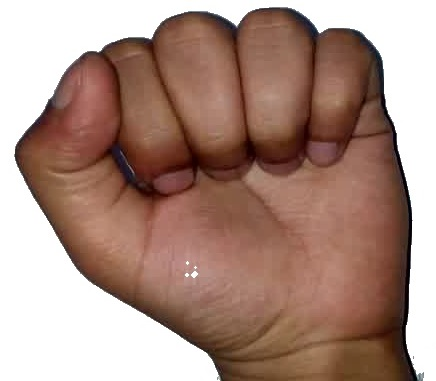
#> input picture Trabajo 3/Codigo/Utilities/31.jpg, 436 x 381 px
$ python -i test.py   (imports and definitions only)
#> lines starting #> are read from the running program, lines starting #| are printed output that depends on the picture; after the words box and inside, x2 and y2 are one past the last pixel; in counts of white or black regions, pixels touching at a corner belong together
import numpy as np
import cv2
from sklearn.svm import SVC
from sklearn.cluster import MiniBatchKMeans
from sklearn.externals import joblib

def func(path):
#> called with path = '31.jpg'
    frame = cv2.imread(path)
#> frame is the input picture: shape (381, 436, 3); mean B, G, R 129.7, 141.4, 170.9
    frame = cv2.resize(frame, (128, 128))
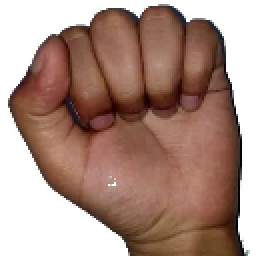
#> frame: shape (128, 128, 3) (shown 2 times larger); mean B, G, R 129.6, 141.3, 170.8
    converted2 = cv2.cvtColor(frame, cv2.COLOR_BGR2GRAY)
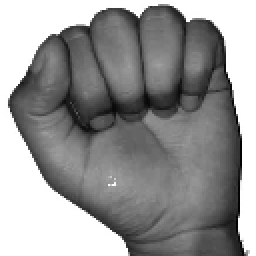
#> converted2: shape (128, 128) (shown 2 times larger); min 1, max 255, mean 148.8
    converted = cv2.cvtColor(frame, cv2.COLOR_BGR2HSV)  # Convert from RGB to HSV
#> converted: shape (128, 128, 3); mean H, S, V 11.7, 84, 170.9

    lowerBoundary = np.array([0, 40, 30], dtype="uint8")
    upperBoundary = np.array([43, 255, 254], dtype="uint8")
    skinMask = cv2.inRange(converted, lowerBoundary, upperBoundary)
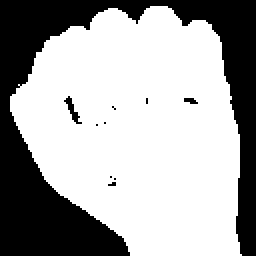
#> skinMask: shape (128, 128) (shown 2 times larger); 65.7% white; 10 black regions (8 under 20 px), largest, box (x1, y1, x2, y2) and area: (0, 0, 128, 128) 5548, (32, 48, 41, 62) 41
    skinMask = cv2.addWeighted(skinMask, 0.5, skinMask, 0.5, 0.0)

    skinMask = cv2.medianBlur(skinMask, 5)
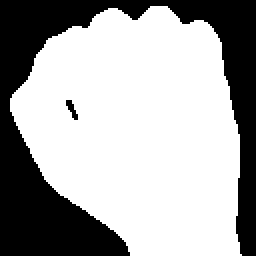
#> skinMask: shape (128, 128) (shown 2 times larger); 66% white; 2 black regions, box (x1, y1, x2, y2) and area: (0, 0, 128, 128) 5547, (33, 50, 39, 60) 29

    skin = cv2.bitwise_and(converted2, converted2, mask=skinMask)
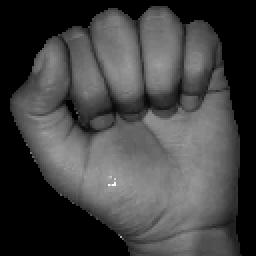
#> skin: shape (128, 128) (shown 2 times larger); min 0, max 250, mean 66.7

    img2 = cv2.Canny(skin, 60, 60)
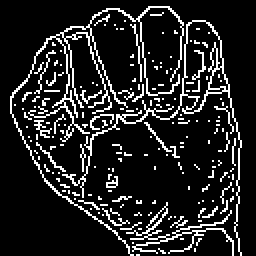
#> img2: shape (128, 128) (shown 2 times larger); 13.4% white in thin lines or dots, all inside (x1, y1, x2, y2) = (5, 3, 121, 128)

    surf = cv2.xfeatures2d.SURF_create()

    img2 = cv2.resize(img2, (256, 256))
    kp, des = surf.detectAndCompute(img2, None)

    cv2.waitKey(1)
    return des

# [1 line not run here, left out]

# [1 line that did not run here, left out]

cluster_model = MiniBatchKMeans(n_clusters=150)
n_clusters = cluster_model.n_clusters

# [1 line not run here, left out]

# [1 line that did not run here, left out]

# [2 lines that did not run here, left out]

predictions = []

# [2 lines not run here, left out]

letters = ['A', 'B', 'C', 'D', 'E', 'F', 'G', 'H', 'I', 'K', 'L', 'M', 'N', 'O', 'P', 'Q', 'R', 'S', 'T', 'U', 'V', 'W', 'X', 'Y']

# [1 line that did not run here, left out]

# [1 line not run here, left out]

>>> result = func('31.jpg')
#> (the run stopped early here; a loop or call above may not have finished)

$ run again, on Trabajo 3/Codigo/Utilities/015.jpg
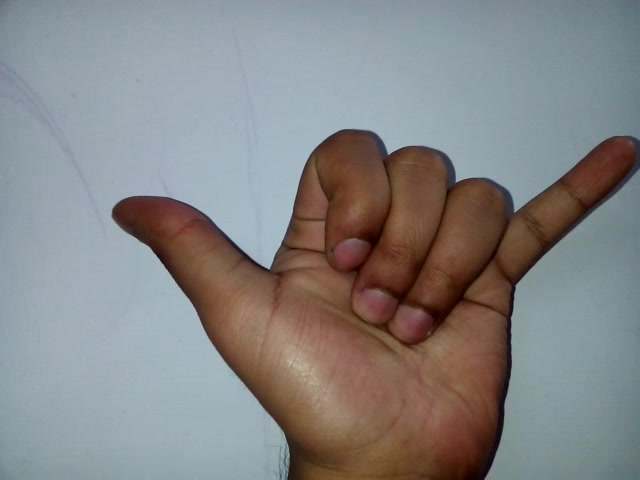
#> input picture Trabajo 3/Codigo/Utilities/015.jpg, 640 x 480 px
#> in func, frame is the input picture: shape (480, 640, 3); mean B, G, R 133.7, 133.2, 133.7
#> frame: shape (128, 128, 3)
#> converted: shape (128, 128, 3); mean H, S, V 74.6, 65.5, 150.1
#> in func (call 2), `skinMask = cv2.inRange(converted, lowerBoundary, upperBoundary)`:
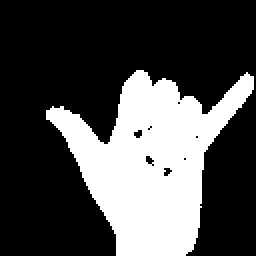
#> skinMask: shape (128, 128) (shown 2 times larger); 29.6% white; 1 white region, box (x1, y1, x2, y2) and area: (23, 35, 127, 128) 4855
#> in func (call 2), `img2 = cv2.Canny(skin, 60, 60)`:
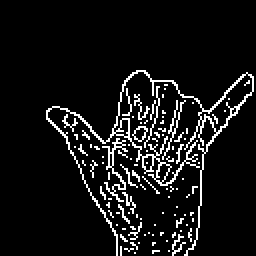
#> img2: shape (128, 128) (shown 2 times larger); 8% white in thin lines or dots, all inside (x1, y1, x2, y2) = (23, 35, 127, 128)

$ run again, on Trabajo 3/Codigo/Utilities/037.jpg
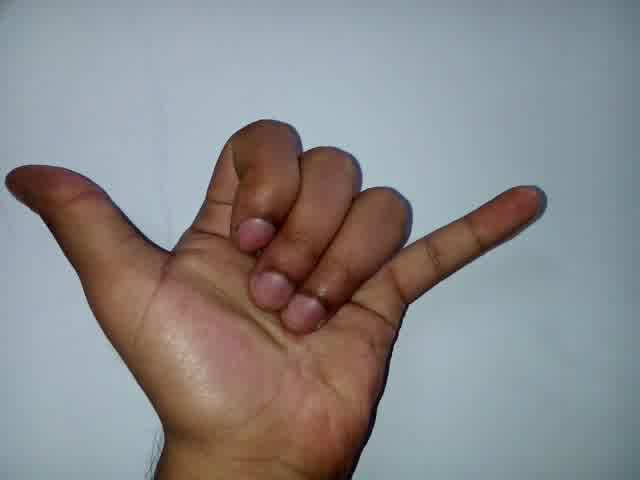
#> input picture Trabajo 3/Codigo/Utilities/037.jpg, 640 x 480 px
#> in func, frame is the input picture: shape (480, 640, 3); mean B, G, R 138.7, 137.8, 138.2
#> frame: shape (128, 128, 3)
#> converted: shape (128, 128, 3); mean H, S, V 74.6, 63.1, 155.3
#> in func (call 2), `skinMask = cv2.inRange(converted, lowerBoundary, upperBoundary)`:
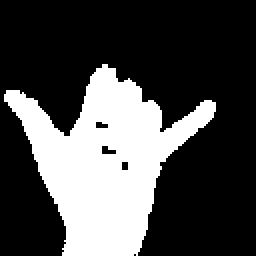
#> skinMask: shape (128, 128) (shown 2 times larger); 29.4% white; 1 white region, box (x1, y1, x2, y2) and area: (2, 32, 108, 128) 4810
#> in func (call 2), `img2 = cv2.Canny(skin, 60, 60)`:
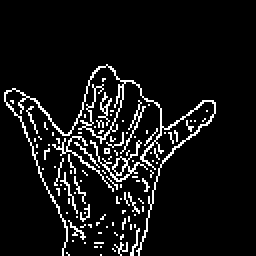
#> img2: shape (128, 128) (shown 2 times larger); 7.8% white in thin lines or dots, all inside (x1, y1, x2, y2) = (2, 32, 108, 128)
